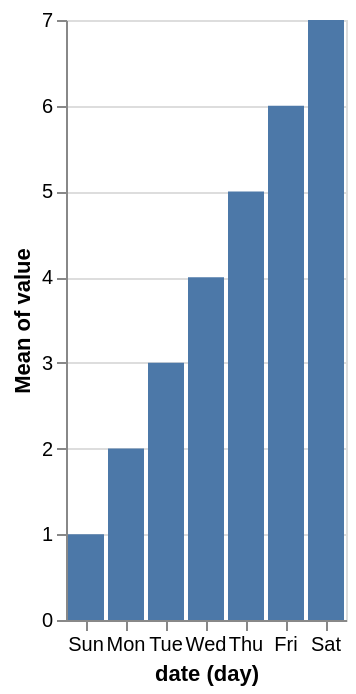

Express this chart as Vega-Lite.
### Vega-Lite specification from a JSON file in a GitHub repository (floating-point values rounded to 4 significant figures)
{"$schema": "https://vega.github.io/schema/vega-lite/v2.json", "data": {"values": [{"date": "2018-09-09", "value": 1}, {"date": "2018-09-10", "value": 2}, {"date": "2018-09-11", "value": 3}, {"date": "2018-09-12", "value": 4}, {"date": "2018-09-13", "value": 5}, {"date": "2018-09-14", "value": 6}, {"date": "2018-09-15", "value": 7}, {"date": "2018-09-16", "value": 1}, {"date": "2018-09-17", "value": 2}, {"date": "2018-09-18", "value": 3}, {"date": "2018-09-19", "value": 4}, {"date": "2018-09-20", "value": 5}, {"date": "2018-09-21", "value": 6}, {"date": "2018-09-22", "value": 7}]}, "mark": "bar", "encoding": {"x": {"field": "date", "timeUnit": "utcday", "type": "ordinal"}, "y": {"field": "value", "aggregate": "mean", "type": "quantitative"}}}
